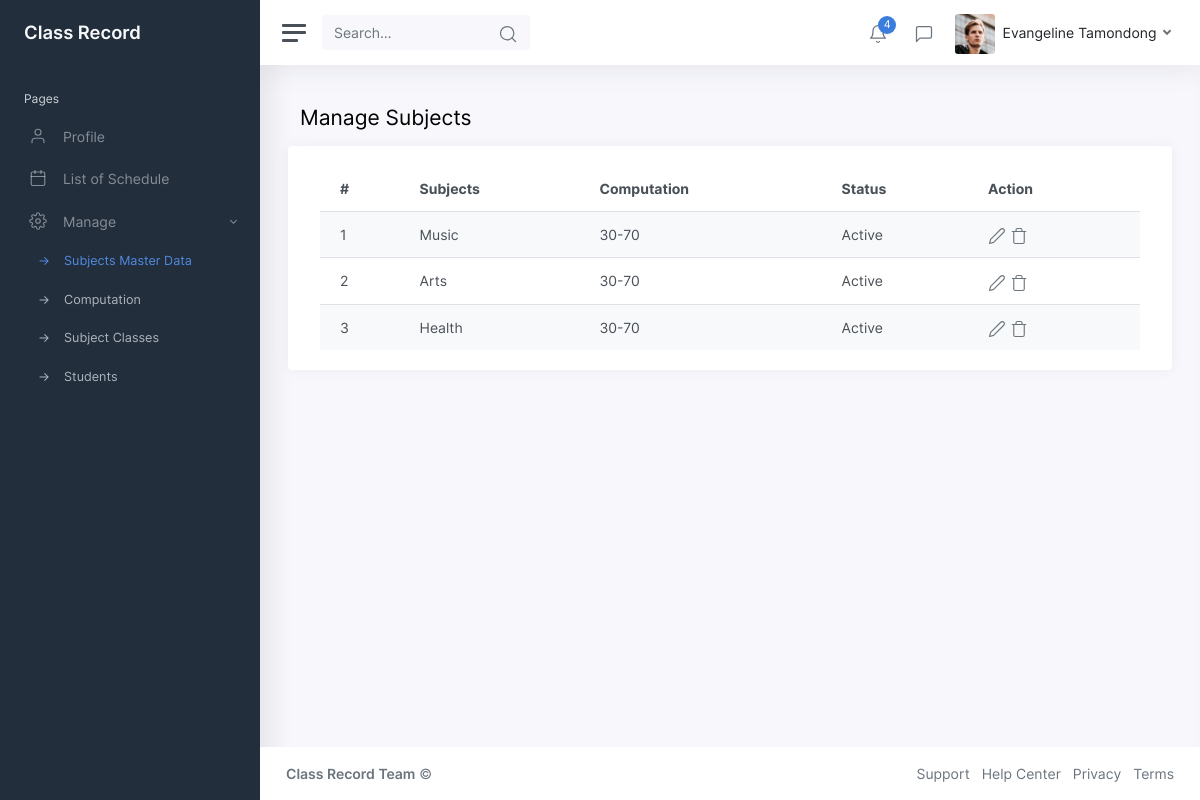
The app's page /teacher_subject.php (signed in) with its own data.
### tables this page shows
CREATE TABLE `subjects_assign` (
  `subjectAssignId` int NOT NULL,
  `subjectId` int NOT NULL,
  `computationMasterId` int NOT NULL,
  `classMasterId` int NOT NULL,
  `teacherId` int NOT NULL,
  `datecreated` datetime NOT NULL,
  `dateupdated` datetime NOT NULL,
  `userId` int NOT NULL,
  `status` enum('Active','Inactive','Deleted') NOT NULL
);

CREATE TABLE `subjects` (
  `subjectId` int NOT NULL,
  `subjects` varchar(255) NOT NULL,
  `description` varchar(255) NOT NULL,
  `status` enum('Active','Inactive','Deleted') NOT NULL,
  `datecreated` datetime NOT NULL,
  `dateupdated` datetime NOT NULL,
  `userId` int NOT NULL
);

CREATE TABLE `computation_master` (
  `computationMasterId` int NOT NULL,
  `description` varchar(255) NOT NULL,
  `status` enum('Active','Inactive','Deleted') NOT NULL,
  `datecreated` datetime NOT NULL,
  `dateupdated` datetime NOT NULL,
  `userId` int NOT NULL
);

### libraries/data_interface.php (called while the page is built, shortened)
<?php
class jpacObject{
	private $conn;
	public function __construct(){
  		try {
	 		$this->conn = new PDO("mysql:host=".db_server.";dbname=".db_name, db_user, db_pass);
  			$this->conn->setAttribute(PDO::ATTR_ERRMODE, PDO::ERRMODE_EXCEPTION);
		} catch(PDOException $e) {
		  	echo "Connection failed: " . $e->getMessage();
		  	die;
		}
	}
	function SQLQuery($sql) {
		$sth=$this->conn->prepare($sql);
		$sth->execute();
		$result = $sth->fetchAll();
		return $result;
	}
}
?>

### teacher_subject.php (the view, shortened to what this page needs)
<?php
$jpac=new JpacObject();
$userData=isset($_SESSION['userData']) ? $_SESSION['userData'] : [] ;
$subjectData=$jpac->SQLQuery("SELECT t0.*,t1.*,t2.description as computation_description FROM subjects_assign t0 LEFT JOIN subjects t1 on t0.subjectId=t1.subjectId LEFT JOIN computation_master t2 on t0.computationMasterId=t2.computationMasterId WHERE t0.teacherId='".$userData[0]['userId']."' ");
?>
<?php include_once("includes/header.php"); ?>
	<div class="wrapper">
		<?php include_once("menu.php") ?>
		<div class="main">
			<?php include_once("navbar.php") ?>
			<main class="content">
				<div class="container-fluid p-0">
					<h1 class="h3 mb-3">Manage Subjects</h1>
					<div class="row">
                        <div class="card">
                            <div class="card-body table-responsive">
                            <table class="table table-striped table-hover" id="usersTable">
									<thead>
										<tr>
											<th>#</th>
											<th>Subjects</th>
											<th>Computation</th>
											<th>Status</th>
											<th>Action</th>
                                        </tr>
									</thead>
									<tbody>
										<?php
                                        $result=$subjectData;
                                        for($i=0;$i<count($result);$i++){
                                        ?>
										<tr>
											<td><?= ($i+1) ?></td>
											<td><?= $result[$i]['subjects'] ?></td>
											<td><?= $result[$i]['computation_description'] ?></td>
											<td><?= $result[$i]['status'] ?></td>
											<td class="table-action">
												<a href="#" data-toggle="modal" data-target="#modalData" onclick="showModalData('edit','<?= $result[$i]['subjectAssignId'] ?>','<?= $result[$i]['subjectId'] ?>','<?= $result[$i]['computationMasterId'] ?>','<?= $result[$i]['status'] ?>')"><i class="align-middle" data-feather="edit-2"></i></a>
												<a href="#"><i class="align-middle" data-feather="trash"></i></a>
											</td>
										</tr>
                                        <?php } ?>
									</tbody>
								</table>
                            </div>
                        </div>
					</div>
				</div>
			</main>
			<?php include_once("includes/footer.php") ?>
		</div>
	</div>
<link rel="stylesheet" type="text/css" href="https://cdn.datatables.net/v/bs5/dt-1.11.5/datatables.min.css"/>
</body>
</html>

### records on screen
subjects_assign: subjectId.subjects "Music", computationMasterId.description "30-70", subjectId.status "Active"
subjects_assign: subjectId.subjects "Arts", computationMasterId.description "30-70", subjectId.status "Active"
subjects_assign: subjectId.subjects "Health", computationMasterId.description "30-70", subjectId.status "Active"

### other values on screen
$userData[0]['first_name'] "Evangeline"
$userData[0]['last_name'] "Tamondong"
